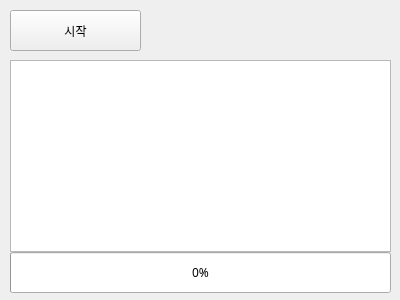
<?xml version="1.0" encoding="UTF-8"?>
<ui version="4.0">
 <class>Form</class>
 <widget class="QWidget" name="Form">
  <property name="geometry">
   <rect>
    <x>0</x>
    <y>0</y>
    <width>400</width>
    <height>300</height>
   </rect>
  </property>
  <property name="minimumSize">
   <size>
    <width>400</width>
    <height>300</height>
   </size>
  </property>
  <property name="maximumSize">
   <size>
    <width>400</width>
    <height>300</height>
   </size>
  </property>
  <property name="font">
   <font>
    <family>D2Coding</family>
   </font>
  </property>
  <property name="windowTitle">
   <string>Form</string>
  </property>
  <widget class="QPushButton" name="btnStart">
   <property name="geometry">
    <rect>
     <x>10</x>
     <y>10</y>
     <width>131</width>
     <height>41</height>
    </rect>
   </property>
   <property name="text">
    <string>시작</string>
   </property>
  </widget>
  <widget class="QTextBrowser" name="txbLog">
   <property name="geometry">
    <rect>
     <x>10</x>
     <y>60</y>
     <width>381</width>
     <height>192</height>
    </rect>
   </property>
  </widget>
  <widget class="QProgressBar" name="pgbTask">
   <property name="geometry">
    <rect>
     <x>10</x>
     <y>252</y>
     <width>381</width>
     <height>41</height>
    </rect>
   </property>
   <property name="value">
    <number>0</number>
   </property>
  </widget>
 </widget>
 <resources/>
 <connections/>
</ui>
